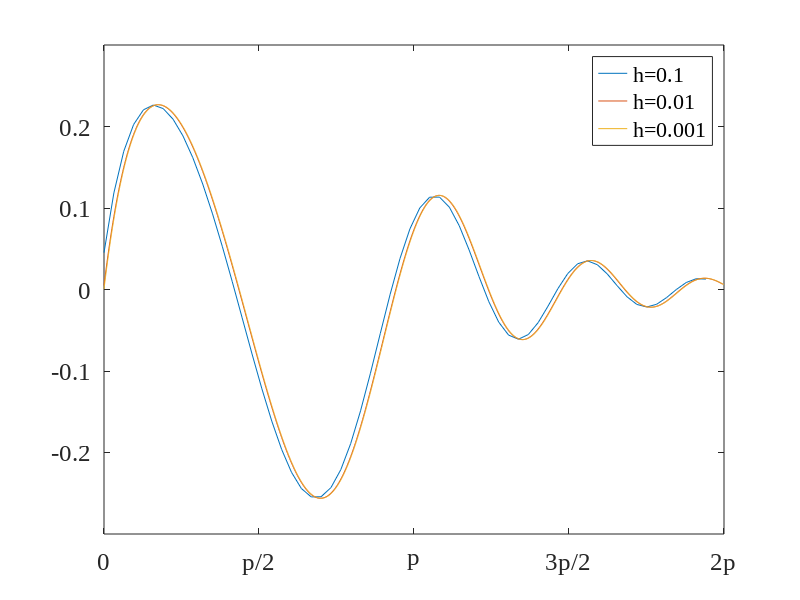

This chart was generated by the following MATLAB code:
% exercise 4
hold on
h = 0.1;
while(h>=0.001)
    x = 0:h:2*pi;
    y = exp(-x) .* sin((x.^2)/2);
    m = diff(y) ./ diff(x);
    plot(x(1:end-1),m);
    h = h/10;
end
hold off
set(gca,'XLim',[0, 2*pi]); set(gca, 'YLim', [-0.3,0.3]);
set(gca,'FontSize',18); set(gca,'FontName','Times New Roman');
set(gca,'XTick',0:pi/2:2*pi); set(gca,'XTickLabel',{'0','p/2','p','3p/2','2p'});
h = legend('h=0.1','h=0.01','h=0.001'); set(h,'FontName','Times New Roman');
box on
